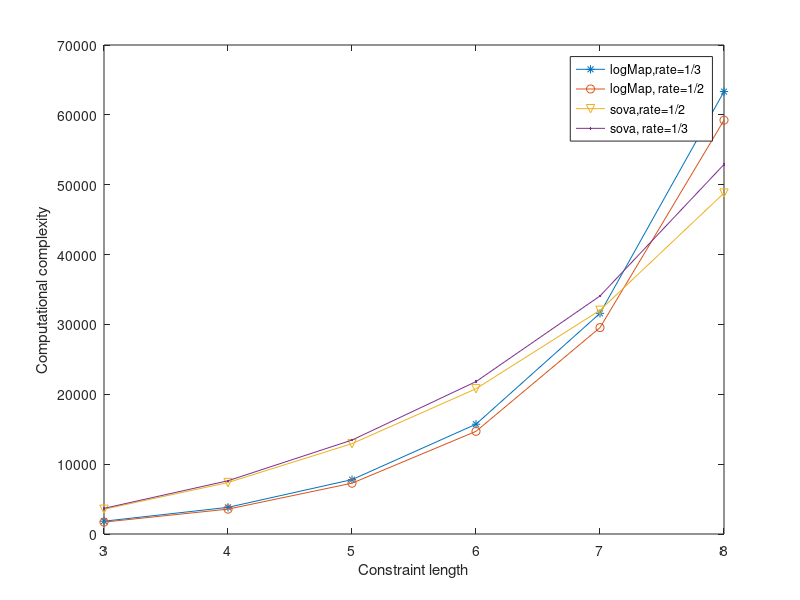

Write MATLAB code to recreate this figure.
%legend('logMap,rate=1/3','logMap, rate=1/2','sova,rate=1/2','sova, rate=1/3');
clc;clear;
%dec_alg :decoding algorithm(0:Log-MAP, 1:SOVA)  
% if dec_alg==0 
%     comp=niter*((4*(2+puncture)+50)*2^m-19);
% else
%     comp=niter*((4*(2+puncture)+9)*2^m+(75*m^2+35*m+5));
% end
clear;clc;niter=8;%m=4;%K=5;  % K=constraint length
K=3:8;
puncture=1;
comp1=niter.*((4*(2+puncture)+50).*2.^(K-1)-19);
puncture=0;
comp2=niter.*((4*(2+puncture)+50).*2.^(K-1)-19);
puncture=0;m=2:7;
comp3=niter.*((4*(2+puncture)+9)*(2.^(K-1))+(75.*((K-1).^2)+(35.*(K-1))+5));
puncture=1;
comp4=niter.*((4*(2+puncture)+9)*(2.^(K-1))+(75.*(K-1).^2+(35.*(K-1))+5));
plot(K,comp1,'*-',K,comp2,'o-',K,comp3,'v-',K,comp4,'.-');
legend('logMap,rate=1/3','logMap, rate=1/2','sova,rate=1/2','sova, rate=1/3');
%title('Computational complexity with constraint length');
xlabel('Constraint length');
ylabel('Computational complexity');
